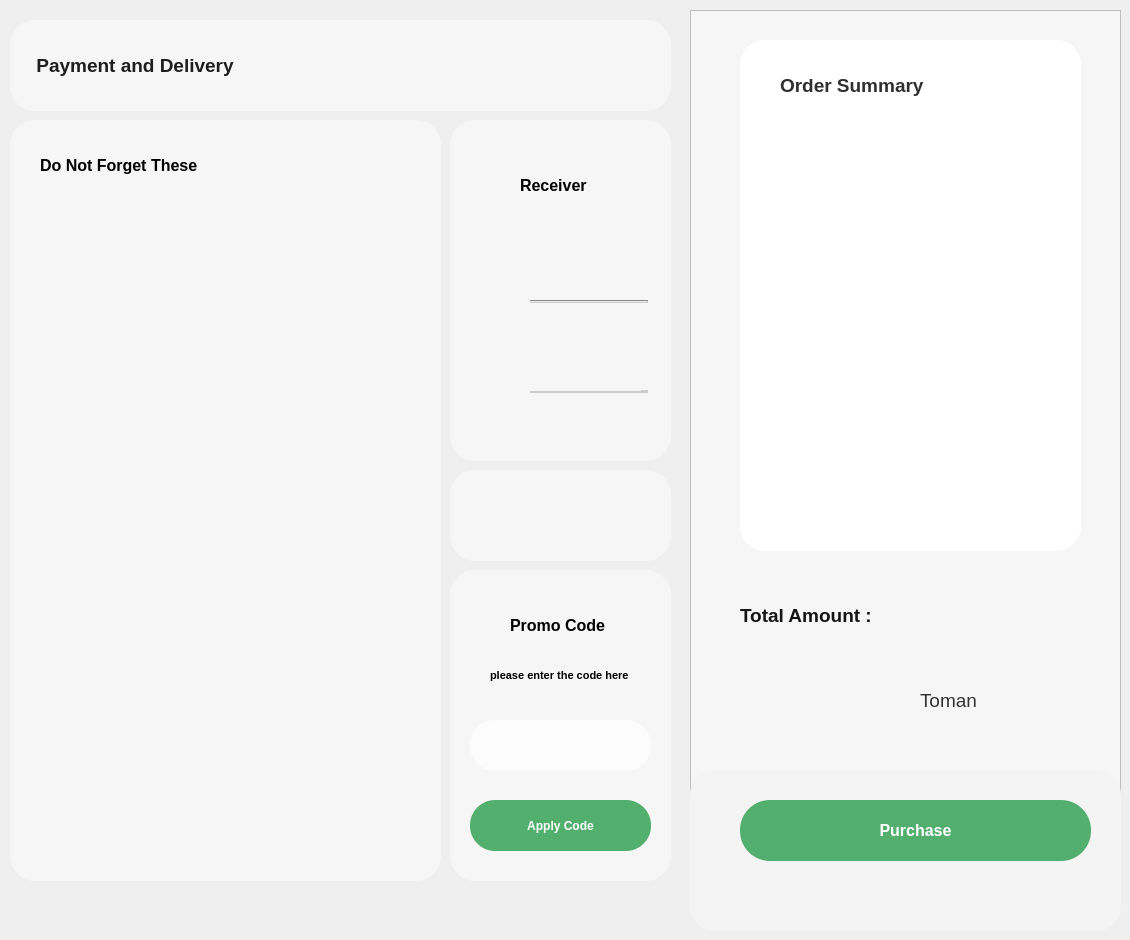
    <widget class="QWidget" name="page_5">
     <widget class="QFrame" name="frame_12">
      <property name="geometry">
       <rect>
        <x>690</x>
        <y>10</y>
        <width>431</width>
        <height>811</height>
       </rect>
      </property>
      <property name="styleSheet">
       <string notr="true">background-color: #f6f6f6;</string>
      </property>
      <property name="frameShape">
       <enum>QFrame::Shape::StyledPanel</enum>
      </property>
      <property name="frameShadow">
       <enum>QFrame::Shadow::Raised</enum>
      </property>
      <widget class="QLabel" name="label_10">
       <property name="geometry">
        <rect>
         <x>50</x>
         <y>580</y>
         <width>181</width>
         <height>51</height>
        </rect>
       </property>
       <property name="font">
        <font>
         <pointsize>14</pointsize>
         <bold>true</bold>
        </font>
       </property>
       <property name="styleSheet">
        <string notr="true">color:rgb(21, 21, 21);</string>
       </property>
       <property name="text">
        <string>Total Amount :</string>
       </property>
      </widget>
      <widget class="QLabel" name="label_11">
       <property name="geometry">
        <rect>
         <x>50</x>
         <y>670</y>
         <width>171</width>
         <height>41</height>
        </rect>
       </property>
       <property name="font">
        <font>
         <pointsize>14</pointsize>
         <bold>true</bold>
        </font>
       </property>
       <property name="styleSheet">
        <string notr="true">color: rgb(0, 0, 0);</string>
       </property>
       <property name="text">
        <string/>
       </property>
       <property name="indent">
        <number>0</number>
       </property>
      </widget>
      <widget class="QLabel" name="label_12">
       <property name="geometry">
        <rect>
         <x>230</x>
         <y>670</y>
         <width>81</width>
         <height>41</height>
        </rect>
       </property>
       <property name="font">
        <font>
         <pointsize>14</pointsize>
        </font>
       </property>
       <property name="styleSheet">
        <string notr="true">color: rgb(50, 50, 50);</string>
       </property>
       <property name="text">
        <string>Toman</string>
       </property>
      </widget>
      <widget class="QFrame" name="frame_13">
       <property name="geometry">
        <rect>
         <x>50</x>
         <y>30</y>
         <width>341</width>
         <height>511</height>
        </rect>
       </property>
       <property name="styleSheet">
        <string notr="true">background-color:#fff;
border-radius: 25px;</string>
       </property>
       <property name="frameShape">
        <enum>QFrame::Shape::StyledPanel</enum>
       </property>
       <property name="frameShadow">
        <enum>QFrame::Shadow::Raised</enum>
       </property>
       <widget class="QLabel" name="label_13">
        <property name="geometry">
         <rect>
          <x>40</x>
          <y>20</y>
          <width>211</width>
          <height>51</height>
         </rect>
        </property>
        <property name="font">
         <font>
          <pointsize>14</pointsize>
          <bold>true</bold>
         </font>
        </property>
        <property name="styleSheet">
         <string notr="true">color: #303030;</string>
        </property>
        <property name="text">
         <string>Order Summary</string>
        </property>
       </widget>
       <widget class="QListWidget" name="listWidget_3">
        <property name="geometry">
         <rect>
          <x>10</x>
          <y>90</y>
          <width>321</width>
          <height>391</height>
         </rect>
        </property>
       </widget>
       <widget class="QLabel" name="label_31">
        <property name="geometry">
         <rect>
          <x>40</x>
          <y>150</y>
          <width>261</width>
          <height>251</height>
         </rect>
        </property>
        <property name="styleSheet">
         <string notr="true">border-image: url(:/new/prefix1/Images/ALI_project-cart.png);</string>
        </property>
        <property name="text">
         <string/>
        </property>
       </widget>
      </widget>
     </widget>
     <widget class="QFrame" name="frame_11">
      <property name="geometry">
       <rect>
        <x>690</x>
        <y>770</y>
        <width>431</width>
        <height>161</height>
       </rect>
      </property>
      <property name="styleSheet">
       <string notr="true">background-color: rgb(244, 244, 244);
border-radius: 25px;
</string>
      </property>
      <property name="frameShape">
       <enum>QFrame::Shape::StyledPanel</enum>
      </property>
      <property name="frameShadow">
       <enum>QFrame::Shadow::Raised</enum>
      </property>
      <widget class="QPushButton" name="pushButton_14">
       <property name="geometry">
        <rect>
         <x>50</x>
         <y>30</y>
         <width>351</width>
         <height>61</height>
        </rect>
       </property>
       <property name="font">
        <font>
         <pointsize>12</pointsize>
         <bold>true</bold>
        </font>
       </property>
       <property name="styleSheet">
        <string notr="true">
QPushButton {
    background: rgb(82, 175, 110); /* رنگ دکمه در حالت عادی (sabz) */

    color: #ffffff;
    border-radius: 30;
    padding: 5px 5px;
    border: none;
}
QPushButton:pressed {
    background:#3f8855;

}</string>
       </property>
       <property name="text">
        <string>Purchase</string>
       </property>
      </widget>
     </widget>
     <widget class="QLabel" name="label_14">
      <property name="geometry">
       <rect>
        <x>10</x>
        <y>20</y>
        <width>661</width>
        <height>91</height>
       </rect>
      </property>
      <property name="font">
       <font>
        <pointsize>14</pointsize>
        <bold>true</bold>
       </font>
      </property>
      <property name="styleSheet">
       <string notr="true">background: #f6f6f6;
border-radius: 25px;
color: rgb(30, 30, 30);</string>
      </property>
      <property name="text">
       <string>     Payment and Delivery</string>
      </property>
     </widget>
     <widget class="QFrame" name="frame_14">
      <property name="geometry">
       <rect>
        <x>10</x>
        <y>120</y>
        <width>431</width>
        <height>761</height>
       </rect>
      </property>
      <property name="styleSheet">
       <string notr="true">background:#f6f6f6;
border-radius: 25px;</string>
      </property>
      <property name="frameShape">
       <enum>QFrame::Shape::StyledPanel</enum>
      </property>
      <property name="frameShadow">
       <enum>QFrame::Shadow::Raised</enum>
      </property>
      <widget class="QLabel" name="label_15">
       <property name="geometry">
        <rect>
         <x>30</x>
         <y>20</y>
         <width>261</width>
         <height>51</height>
        </rect>
       </property>
       <property name="font">
        <font>
         <pointsize>12</pointsize>
         <bold>true</bold>
        </font>
       </property>
       <property name="styleSheet">
        <string notr="true">color: rgb(0, 0, 0);</string>
       </property>
       <property name="text">
        <string>Do Not Forget These</string>
       </property>
      </widget>
      <widget class="QListWidget" name="listWidget_4">
       <property name="geometry">
        <rect>
         <x>30</x>
         <y>90</y>
         <width>381</width>
         <height>651</height>
        </rect>
       </property>
       <property name="resizeMode">
        <enum>QListView::ResizeMode::Adjust</enum>
       </property>
       <property name="viewMode">
        <enum>QListView::ViewMode::IconMode</enum>
       </property>
      </widget>
     </widget>
     <widget class="QFrame" name="frame_15">
      <property name="geometry">
       <rect>
        <x>450</x>
        <y>120</y>
        <width>221</width>
        <height>341</height>
       </rect>
      </property>
      <property name="styleSheet">
       <string notr="true">background-color:#f6f6f6;
border-radius: 25px;</string>
      </property>
      <property name="frameShape">
       <enum>QFrame::Shape::StyledPanel</enum>
      </property>
      <property name="frameShadow">
       <enum>QFrame::Shadow::Raised</enum>
      </property>
      <widget class="QLabel" name="label_16">
       <property name="geometry">
        <rect>
         <x>70</x>
         <y>40</y>
         <width>81</width>
         <height>51</height>
        </rect>
       </property>
       <property name="font">
        <font>
         <pointsize>12</pointsize>
         <bold>true</bold>
        </font>
       </property>
       <property name="styleSheet">
        <string notr="true">color: rgb(0, 0, 0);</string>
       </property>
       <property name="text">
        <string>Receiver</string>
       </property>
      </widget>
      <widget class="QFrame" name="frame_16">
       <property name="geometry">
        <rect>
         <x>20</x>
         <y>150</y>
         <width>32</width>
         <height>32</height>
        </rect>
       </property>
       <property name="styleSheet">
        <string notr="true">border-image: url(:/new/prefix1/Images/person.png);

border-radius: 25px;</string>
       </property>
       <property name="frameShape">
        <enum>QFrame::Shape::StyledPanel</enum>
       </property>
       <property name="frameShadow">
        <enum>QFrame::Shadow::Raised</enum>
       </property>
      </widget>
      <widget class="QFrame" name="frame_17">
       <property name="geometry">
        <rect>
         <x>20</x>
         <y>240</y>
         <width>32</width>
         <height>32</height>
        </rect>
       </property>
       <property name="styleSheet">
        <string notr="true">border-image: url(:/new/prefix1/Images/home.png);

border-radius: 25px;</string>
       </property>
       <property name="frameShape">
        <enum>QFrame::Shape::StyledPanel</enum>
       </property>
       <property name="frameShadow">
        <enum>QFrame::Shadow::Raised</enum>
       </property>
      </widget>
      <widget class="Line" name="line_9">
       <property name="geometry">
        <rect>
         <x>80</x>
         <y>270</y>
         <width>118</width>
         <height>3</height>
        </rect>
       </property>
       <property name="styleSheet">
        <string notr="true">background-color: #ccc</string>
       </property>
       <property name="orientation">
        <enum>Qt::Orientation::Horizontal</enum>
       </property>
      </widget>
      <widget class="QLabel" name="label_17">
       <property name="geometry">
        <rect>
         <x>80</x>
         <y>150</y>
         <width>111</width>
         <height>31</height>
        </rect>
       </property>
       <property name="styleSheet">
        <string notr="true">color: rgb(0, 0, 0);</string>
       </property>
       <property name="text">
        <string/>
       </property>
      </widget>
      <widget class="QLabel" name="label_18">
       <property name="geometry">
        <rect>
         <x>80</x>
         <y>240</y>
         <width>111</width>
         <height>31</height>
        </rect>
       </property>
       <property name="styleSheet">
        <string notr="true">color: rgb(0, 0, 0);</string>
       </property>
       <property name="text">
        <string/>
       </property>
      </widget>
     </widget>
     <widget class="Line" name="line_8">
      <property name="geometry">
       <rect>
        <x>530</x>
        <y>300</y>
        <width>118</width>
        <height>3</height>
       </rect>
      </property>
      <property name="styleSheet">
       <string notr="true">background-color: #ccc</string>
      </property>
      <property name="orientation">
       <enum>Qt::Orientation::Horizontal</enum>
      </property>
     </widget>
     <widget class="QFrame" name="frame_18">
      <property name="geometry">
       <rect>
        <x>450</x>
        <y>570</y>
        <width>221</width>
        <height>311</height>
       </rect>
      </property>
      <property name="styleSheet">
       <string notr="true">background-color:#f6f6f6;
border-radius: 25px;</string>
      </property>
      <property name="frameShape">
       <enum>QFrame::Shape::StyledPanel</enum>
      </property>
      <property name="frameShadow">
       <enum>QFrame::Shadow::Raised</enum>
      </property>
      <widget class="QLabel" name="label_19">
       <property name="geometry">
        <rect>
         <x>60</x>
         <y>30</y>
         <width>121</width>
         <height>51</height>
        </rect>
       </property>
       <property name="font">
        <font>
         <pointsize>12</pointsize>
         <bold>true</bold>
        </font>
       </property>
       <property name="styleSheet">
        <string notr="true">color: rgb(0, 0, 0);</string>
       </property>
       <property name="text">
        <string>Promo Code</string>
       </property>
      </widget>
      <widget class="QFrame" name="frame_19">
       <property name="geometry">
        <rect>
         <x>20</x>
         <y>150</y>
         <width>181</width>
         <height>51</height>
        </rect>
       </property>
       <property name="styleSheet">
        <string notr="true">background-color:#fcfcfc;
border-radius: 25px;</string>
       </property>
       <property name="frameShape">
        <enum>QFrame::Shape::StyledPanel</enum>
       </property>
       <property name="frameShadow">
        <enum>QFrame::Shadow::Raised</enum>
       </property>
       <widget class="QLineEdit" name="lineEdit_6">
        <property name="geometry">
         <rect>
          <x>10</x>
          <y>10</y>
          <width>151</width>
          <height>28</height>
         </rect>
        </property>
        <property name="styleSheet">
         <string notr="true">color: rgb(61, 61, 61);</string>
        </property>
        <property name="text">
         <string/>
        </property>
       </widget>
      </widget>
      <widget class="QPushButton" name="pushButton_15">
       <property name="geometry">
        <rect>
         <x>20</x>
         <y>230</y>
         <width>181</width>
         <height>51</height>
        </rect>
       </property>
       <property name="font">
        <font>
         <bold>true</bold>
        </font>
       </property>
       <property name="styleSheet">
        <string notr="true">
QPushButton {
    background: rgb(82, 175, 110); /* رنگ دکمه در حالت عادی (sabz) */

    color: #ffffff;
    border-radius: 25;
    padding: 5px 5px;
    border: none;
}
QPushButton:pressed {
    background:#3f8855;

}</string>
       </property>
       <property name="text">
        <string>Apply Code</string>
       </property>
      </widget>
      <widget class="QLabel" name="label_32">
       <property name="geometry">
        <rect>
         <x>40</x>
         <y>80</y>
         <width>191</width>
         <height>51</height>
        </rect>
       </property>
       <property name="font">
        <font>
         <pointsize>8</pointsize>
         <bold>true</bold>
        </font>
       </property>
       <property name="styleSheet">
        <string notr="true">color: rgb(0, 0, 0);</string>
       </property>
       <property name="text">
        <string>please enter the code here</string>
       </property>
      </widget>
     </widget>
     <widget class="QLabel" name="label_23">
      <property name="geometry">
       <rect>
        <x>440</x>
        <y>840</y>
        <width>171</width>
        <height>21</height>
       </rect>
      </property>
      <property name="sizePolicy">
       <sizepolicy hsizetype="Preferred" vsizetype="MinimumExpanding">
        <horstretch>0</horstretch>
        <verstretch>0</verstretch>
       </sizepolicy>
      </property>
      <property name="font">
       <font>
        <underline>true</underline>
        <strikeout>false</strikeout>
       </font>
      </property>
      <property name="styleSheet">
       <string notr="true">background: transparent;
color:rgb(255, 14, 14);</string>
      </property>
      <property name="text">
       <string>&lt;html&gt;&lt;head/&gt;&lt;body&gt;&lt;p align=&quot;center&quot;&gt;&lt;br/&gt;&lt;/p&gt;&lt;/body&gt;&lt;/html&gt;</string>
      </property>
     </widget>
     <widget class="QLabel" name="label_24">
      <property name="geometry">
       <rect>
        <x>450</x>
        <y>470</y>
        <width>221</width>
        <height>91</height>
       </rect>
      </property>
      <property name="font">
       <font>
        <pointsize>11</pointsize>
       </font>
      </property>
      <property name="styleSheet">
       <string notr="true">background-color:#f6f6f6;
border-radius: 25px;

color: rgb(30, 30, 30);</string>
      </property>
      <property name="text">
       <string/>
      </property>
      <property name="alignment">
       <set>Qt::AlignmentFlag::AlignCenter</set>
      </property>
     </widget>
    </widget>
